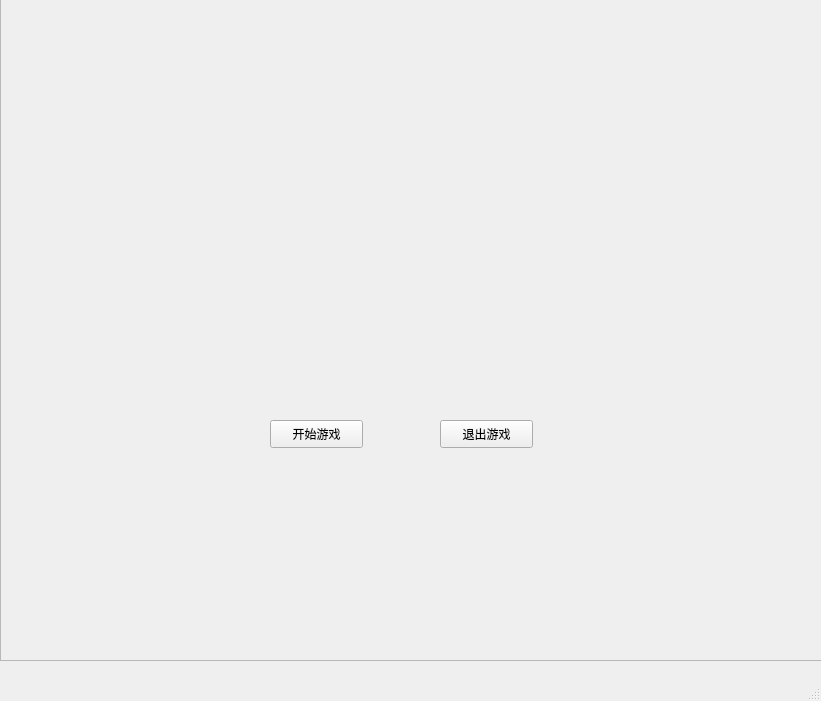
<?xml version="1.0" encoding="UTF-8"?>
<ui version="4.0">
 <class>MainWindow</class>
 <widget class="QMainWindow" name="MainWindow">
  <property name="geometry">
   <rect>
    <x>0</x>
    <y>0</y>
    <width>821</width>
    <height>701</height>
   </rect>
  </property>
  <property name="windowTitle">
   <string>MainWindow</string>
  </property>
  <property name="styleSheet">
   <string notr="true"/>
  </property>
  <widget class="QWidget" name="centralwidget">
   <widget class="QFrame" name="frame">
    <property name="geometry">
     <rect>
      <x>0</x>
      <y>-10</y>
      <width>831</width>
      <height>671</height>
     </rect>
    </property>
    <property name="styleSheet">
     <string notr="true">#frame{

border-image:url(:/PHOTO/BOWL.png);
}</string>
    </property>
    <property name="frameShape">
     <enum>QFrame::StyledPanel</enum>
    </property>
    <property name="frameShadow">
     <enum>QFrame::Raised</enum>
    </property>
    <property name="lineWidth">
     <number>1</number>
    </property>
    <widget class="QPushButton" name="pushButton">
     <property name="geometry">
      <rect>
       <x>270</x>
       <y>430</y>
       <width>93</width>
       <height>28</height>
      </rect>
     </property>
     <property name="text">
      <string>开始游戏</string>
     </property>
    </widget>
    <widget class="QPushButton" name="pushButton_2">
     <property name="geometry">
      <rect>
       <x>440</x>
       <y>430</y>
       <width>93</width>
       <height>28</height>
      </rect>
     </property>
     <property name="text">
      <string>退出游戏</string>
     </property>
    </widget>
    <widget class="QLabel" name="label">
     <property name="geometry">
      <rect>
       <x>320</x>
       <y>0</y>
       <width>251</width>
       <height>271</height>
      </rect>
     </property>
     <property name="text">
      <string>&lt;html&gt;&lt;head/&gt;&lt;body&gt;&lt;p&gt;&lt;img src=&quot;:/PHOTO/ALL.png&quot;/&gt;&lt;/p&gt;&lt;/body&gt;&lt;/html&gt;</string>
     </property>
    </widget>
    <widget class="QLabel" name="label_2">
     <property name="geometry">
      <rect>
       <x>30</x>
       <y>160</y>
       <width>231</width>
       <height>271</height>
      </rect>
     </property>
     <property name="text">
      <string>&lt;html&gt;&lt;head/&gt;&lt;body&gt;&lt;p&gt;&lt;img src=&quot;:/PHOTO/HJY.png&quot;/&gt;&lt;/p&gt;&lt;/body&gt;&lt;/html&gt;</string>
     </property>
    </widget>
    <widget class="QLabel" name="label_3">
     <property name="geometry">
      <rect>
       <x>590</x>
       <y>170</y>
       <width>211</width>
       <height>241</height>
      </rect>
     </property>
     <property name="text">
      <string>&lt;html&gt;&lt;head/&gt;&lt;body&gt;&lt;p&gt;&lt;img src=&quot;:/PHOTO/LBC.png&quot;/&gt;&lt;/p&gt;&lt;/body&gt;&lt;/html&gt;</string>
     </property>
    </widget>
    <widget class="QLabel" name="label_4">
     <property name="geometry">
      <rect>
       <x>330</x>
       <y>280</y>
       <width>101</width>
       <height>61</height>
      </rect>
     </property>
     <property name="text">
      <string>&lt;html&gt;&lt;head/&gt;&lt;body&gt;&lt;p&gt;&lt;img src=&quot;:/PHOTO/bo.png&quot;/&gt;&lt;/p&gt;&lt;/body&gt;&lt;/html&gt;</string>
     </property>
    </widget>
    <widget class="QLabel" name="label_5">
     <property name="geometry">
      <rect>
       <x>370</x>
       <y>320</y>
       <width>81</width>
       <height>51</height>
      </rect>
     </property>
     <property name="text">
      <string>&lt;html&gt;&lt;head/&gt;&lt;body&gt;&lt;p&gt;&lt;img src=&quot;:/PHOTO/bo.png&quot;/&gt;&lt;/p&gt;&lt;/body&gt;&lt;/html&gt;</string>
     </property>
    </widget>
    <widget class="QLabel" name="label_6">
     <property name="geometry">
      <rect>
       <x>390</x>
       <y>270</y>
       <width>81</width>
       <height>61</height>
      </rect>
     </property>
     <property name="text">
      <string>&lt;html&gt;&lt;head/&gt;&lt;body&gt;&lt;p&gt;&lt;img src=&quot;:/PHOTO/bo.png&quot;/&gt;&lt;/p&gt;&lt;/body&gt;&lt;/html&gt;</string>
     </property>
    </widget>
    <widget class="QLabel" name="label_7">
     <property name="geometry">
      <rect>
       <x>420</x>
       <y>320</y>
       <width>68</width>
       <height>71</height>
      </rect>
     </property>
     <property name="text">
      <string>&lt;html&gt;&lt;head/&gt;&lt;body&gt;&lt;p&gt;&lt;img src=&quot;:/PHOTO/bo.png&quot;/&gt;&lt;/p&gt;&lt;/body&gt;&lt;/html&gt;</string>
     </property>
    </widget>
    <widget class="QLabel" name="label_8">
     <property name="geometry">
      <rect>
       <x>450</x>
       <y>280</y>
       <width>68</width>
       <height>71</height>
      </rect>
     </property>
     <property name="text">
      <string>&lt;html&gt;&lt;head/&gt;&lt;body&gt;&lt;p&gt;&lt;img src=&quot;:/PHOTO/bo.png&quot;/&gt;&lt;/p&gt;&lt;/body&gt;&lt;/html&gt;</string>
     </property>
    </widget>
    <widget class="QLabel" name="label_9">
     <property name="geometry">
      <rect>
       <x>320</x>
       <y>320</y>
       <width>68</width>
       <height>61</height>
      </rect>
     </property>
     <property name="text">
      <string>&lt;html&gt;&lt;head/&gt;&lt;body&gt;&lt;p&gt;&lt;img src=&quot;:/PHOTO/bo.png&quot;/&gt;&lt;/p&gt;&lt;/body&gt;&lt;/html&gt;</string>
     </property>
    </widget>
   </widget>
  </widget>
  <widget class="QMenuBar" name="menubar">
   <property name="geometry">
    <rect>
     <x>0</x>
     <y>0</y>
     <width>821</width>
     <height>26</height>
    </rect>
   </property>
  </widget>
  <widget class="QStatusBar" name="statusbar"/>
 </widget>
 <resources/>
 <connections/>
</ui>
